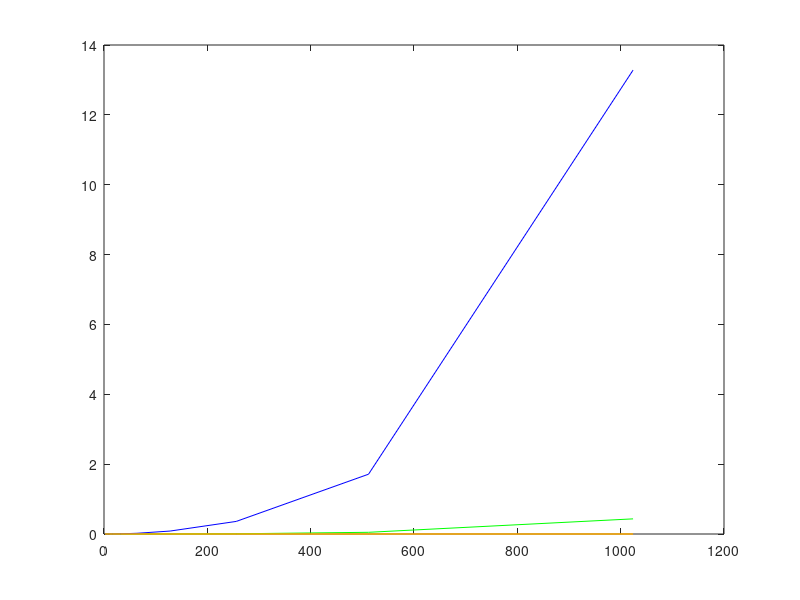

Reproduce this figure in MATLAB.
clear all;
E=1:1:10

vn=(2).^E

tempi=zeros(length(vn),1);
tempi1=zeros(length(vn),1);
tempi2=zeros(length(vn),1);
tempi3=zeros(length(vn),1);

l=1;
for n=vn
	disp([num2str(n)]);
	A=rand(n,n);
	B=rand(n,n);


	%operazione std dell'interprete
	tic;
	C=A*B;
	tempi(l)=toc;

	%algoritmo blas1
%	tic;
%	for i=1:n
%		for j=1:n
%			C(i,j)=A(i,:)*B(:,j);
%		end
%	end
%	tempi1(l)=toc;
%
%	%algoritmo blas2
%	tic;
%	for i=1:n
%		for j=1:n
%			C(i,j)=A(i,:)*B(:,j);
%		end
%	end
%	tempi2=toc;

N2 = n/2^14;%input('immetti il numero di blocchi di colonne in cui suddividere le matrici (N2) : ');
N3 = n/2^14;%input('immetti il numero di blocchi quadrati in cui suddividere le matrici (N3) : ');
%n = input('immetti il numero totale di righe (colonne) delle matrici (n) : ');
ncb2=n/N2;  % numero di colonne per blocco
ncb3=n/N3;  % numero di righe/colonne per blocco quadrato
%if floor(n/N2)~=n/N2 | floor(n/N3)~=n/N3
%  error('''n'' deve essere un multiplo di ''N2'' e di ''N3'' !')
%end
A=repmat(1.1,n,n); B=repmat(1.1,n,n);


% moltiplicazione con chiamate a funzioni di tipo BLAS3 (compilato)
C=repmat(0.0,n,n);
tic
% ATTENZIONE: "A" e "B" sono due matrici e quindi chiedendo l'operazione "*" Matlab
% applica il prodotto di matriciForm a block matrix of size m by n, with a copy of matrix A as each element. nel senso classico dell'algebra lineare, mentre Python (Numeric) applicherebbe il
% prodotto di matrici "per componenti".
C=C+A*B;
t=toc;
disp(['tempo impiegato per il calcolo di tipo BLAS3 (compilato, N3 scelto da Octave): ' num2str(t) '  sec']);
C_3_comp = C;

% moltiplicazione con chiamate a funzioni di tipo BLAS3 (interpretato)
% NB: ha prestazioni ragionevoli solo per "n" grande.
C=repmat(0.0,n,n);
tic
for i=1:N3
  im=(i-1)*ncb3+1:i*ncb3;
  for j=1:N3
    jm=(j-1)*ncb3+1:j*ncb3;
    for k=1:N3
      km=(k-1)*ncb3+1:k*ncb3;
      % ATTENZIONE: "A(im,km)" e "B(km,jm)" sono due blocchi delle matrici "A" e "B" (e quindi sono a loro volta due matrici): 
      % chiedendo l'operazione "*" Matlab applica il prodotto di matrici nel senso classico dell'algebra lineare, mentre 
      % Python (Numeric) applicherebbe il prodotto di matrici "per componenti".
      C(im,jm)=C(im,jm)+A(im,km)*B(km,jm);
    end
  end    
end
tempi3(l)=t=toc;
disp(['tempo impiegato per il calcolo di tipo BLAS3 (interpretato): ' num2str(t) '  sec']);
C_3_interp = C;


% moltiplicazione con chiamate a funzioni di tipo BLAS2
C=repmat(0.0,n,n);
tic
for j=1:N2
  ic=(j-1)*ncb2+1:j*ncb2;
  for k=1:n
    C(:,ic)=C(:,ic)+A(:,k)*B(k,ic);
  end    
end
tempi2(l)=t=toc;
disp(['tempo impiegato per il calcolo di tipo BLAS2 (interpretato): ' num2str(t) '  sec']);
C_2_interp = C;


% moltiplicazione con chiamate a funzioni di tipo BLAS1
C=repmat(0.0,n,n);
tic
for i=1:n
  for j=1:n
    C(i,j)=C(i,j)+A(i,:)*B(:,j);
  end    
end
tempi1(l)=t=toc;
disp(['tempo impiegato per il calcolo di tipo BLAS1 (interpretato): ' num2str(t) '  sec']);
C_1_interp = C;

	l=l+1;
end


figure(1);
plot ( vn , tempi , 'g-' , vn , tempi1 , 'b-' , vn , tempi2 , 'r-' , vn , tempi3 , 'y-' );
